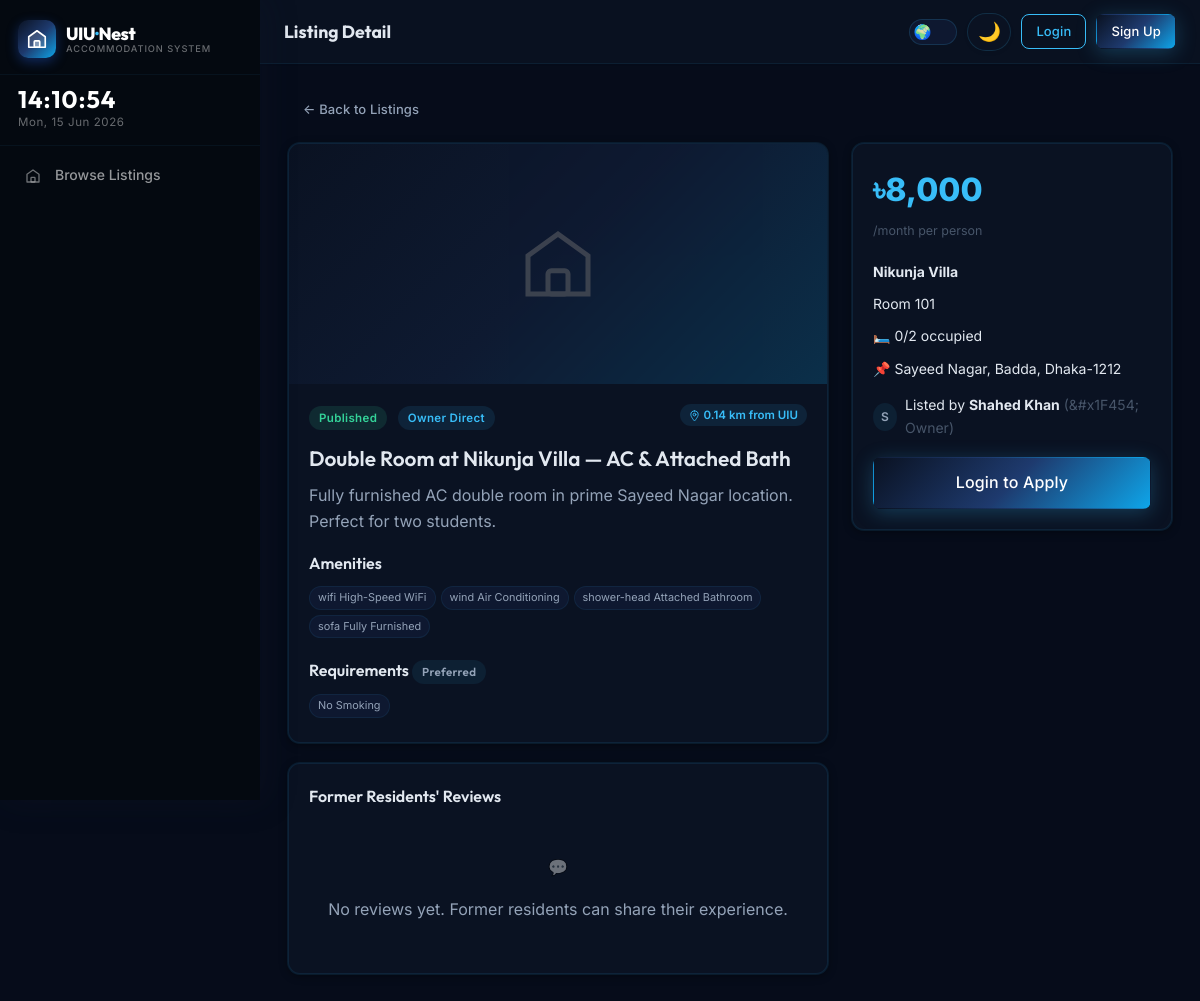
The page /pages/listing-detail.php?id=1 on the database its author committed.
### tables this page shows
CREATE TABLE `listings` (
  `id`           INT UNSIGNED NOT NULL AUTO_INCREMENT,
  `room_id`      INT UNSIGNED NOT NULL,
  `created_by`   INT UNSIGNED NOT NULL,
  `listing_type` ENUM('owner_direct','roommate_needed') NOT NULL,
  `title`        VARCHAR(255) NOT NULL,
  `description`  TEXT         DEFAULT NULL,
  `status`       ENUM('draft','pending_owner_approval','published','closed','rejected') NOT NULL DEFAULT 'draft',
  `published_at` DATETIME     DEFAULT NULL,
  `created_at`   DATETIME     NOT NULL DEFAULT CURRENT_TIMESTAMP,
  `updated_at`   DATETIME     NOT NULL DEFAULT CURRENT_TIMESTAMP ON UPDATE CURRENT_TIMESTAMP,
  `deleted_at`   DATETIME     DEFAULT NULL,
  PRIMARY KEY (`id`),
  INDEX `idx_listing_room`    (`room_id`),
  INDEX `idx_listing_creator` (`created_by`),
  INDEX `idx_listing_status`  (`status`),
  INDEX `idx_listing_deleted` (`deleted_at`),
  CONSTRAINT `fk_listing_room`    FOREIGN KEY (`room_id`)    REFERENCES `rooms` (`id`) ON DELETE CASCADE,
  CONSTRAINT `fk_listing_creator` FOREIGN KEY (`created_by`) REFERENCES `users` (`id`) ON DELETE CASCADE
);

CREATE TABLE `properties` (
  `id`                   INT UNSIGNED  NOT NULL AUTO_INCREMENT,
  `owner_id`             INT UNSIGNED  NOT NULL,
  `house_manager_id`     INT UNSIGNED  DEFAULT NULL,
  `name`                 VARCHAR(200)  NOT NULL,
  `address`              TEXT          NOT NULL,
  `location_lat`         DECIMAL(10,7) NOT NULL DEFAULT 23.7990,
  `location_lng`         DECIMAL(10,7) NOT NULL DEFAULT 90.4510,
  `description`          TEXT          DEFAULT NULL,
  `image_path`           VARCHAR(500)  DEFAULT NULL,
  `cover_photo_position` VARCHAR(30)   NOT NULL DEFAULT '50% 50%'
                           COMMENT 'CSS object-position for draggable cover crop',
  `is_active`            TINYINT(1)    NOT NULL DEFAULT 1,
  `created_at`           DATETIME      NOT NULL DEFAULT CURRENT_TIMESTAMP,
  `updated_at`           DATETIME      NOT NULL DEFAULT CURRENT_TIMESTAMP ON UPDATE CURRENT_TIMESTAMP,
  PRIMARY KEY (`id`),
  INDEX `idx_prop_owner`    (`owner_id`),
  INDEX `idx_prop_manager`  (`house_manager_id`),
  INDEX `idx_prop_location` (`location_lat`, `location_lng`),
  CONSTRAINT `fk_prop_owner`   FOREIGN KEY (`owner_id`)         REFERENCES `users` (`id`) ON DELETE CASCADE,
  CONSTRAINT `fk_prop_manager` FOREIGN KEY (`house_manager_id`) REFERENCES `users` (`id`) ON DELETE SET NULL
);

CREATE TABLE `rooms` (
  `id`                INT UNSIGNED     NOT NULL AUTO_INCREMENT,
  `property_id`       INT UNSIGNED     NOT NULL,
  `room_number`       VARCHAR(20)      NOT NULL,
  `capacity`          TINYINT UNSIGNED NOT NULL DEFAULT 1,
  `current_occupancy` TINYINT UNSIGNED NOT NULL DEFAULT 0,
  `rent_amount`       DECIMAL(10,2)    NOT NULL,
  `amenities_json`    JSON             DEFAULT NULL,
  `description`       TEXT             DEFAULT NULL,
  `image_path`        VARCHAR(500)     DEFAULT NULL,
  `is_active`         TINYINT(1)       NOT NULL DEFAULT 1,
  `created_at`        DATETIME         NOT NULL DEFAULT CURRENT_TIMESTAMP,
  `updated_at`        DATETIME         NOT NULL DEFAULT CURRENT_TIMESTAMP ON UPDATE CURRENT_TIMESTAMP,
  PRIMARY KEY (`id`),
  INDEX `idx_room_property` (`property_id`),
  INDEX `idx_room_rent`     (`rent_amount`),
  CONSTRAINT `fk_room_property` FOREIGN KEY (`property_id`) REFERENCES `properties` (`id`) ON DELETE CASCADE
);

CREATE TABLE `users` (
  `id`                INT UNSIGNED    NOT NULL AUTO_INCREMENT,
  `full_name`         VARCHAR(120)    NOT NULL,
  `email`             VARCHAR(255)    NOT NULL,
  `password_hash`     VARCHAR(255)    NOT NULL,
  `phone`             VARCHAR(20)     DEFAULT NULL,
  `role`              ENUM('guest','student','tenant','owner','admin') NOT NULL DEFAULT 'student',
  `email_verified_at` DATETIME        DEFAULT NULL,
  `avatar_path`       VARCHAR(500)    DEFAULT NULL,
  `student_id`        VARCHAR(30)     DEFAULT NULL,
  `department`        VARCHAR(100)    DEFAULT NULL,
  `year_of_study`     TINYINT UNSIGNED DEFAULT NULL,
  `gender`            ENUM('male','female','other') DEFAULT NULL,
  `bio`               TEXT            DEFAULT NULL,
  `is_active`         TINYINT(1)      NOT NULL DEFAULT 1,
  `created_at`        DATETIME        NOT NULL DEFAULT CURRENT_TIMESTAMP,
  `updated_at`        DATETIME        NOT NULL DEFAULT CURRENT_TIMESTAMP ON UPDATE CURRENT_TIMESTAMP,
  PRIMARY KEY (`id`),
  UNIQUE KEY `uk_users_email` (`email`),
  INDEX `idx_users_role` (`role`)
);

### includes/auth.php (called while the page is built, shortened)
<?php
require_once __DIR__ . '/../includes/functions.php';
function isLoggedIn(): bool {
    return isset($_SESSION['user_id']);
}

### pages/listing-detail.php (the view, shortened to what this page needs)
<?php
require_once __DIR__ . '/../includes/header.php';
$db        = getDB();
$listingId = (int)($_GET['id'] ?? 0);
$stmt = $db->prepare(
    'SELECT l.*, r.rent_amount, r.capacity, r.current_occupancy, r.amenities_json, r.room_number, r.description AS room_desc,
            p.name AS property_name, p.id AS property_id, p.address, p.location_lat, p.location_lng, p.description AS prop_desc,
            u.full_name AS creator_name, u.role AS creator_role, u.avatar_path AS creator_avatar
     FROM listings l
     JOIN rooms r ON r.id = l.room_id
     JOIN properties p ON p.id = r.property_id
     JOIN users u ON u.id = l.created_by
     WHERE l.id = ?'
);
$stmt->execute([$listingId]);
$listing = $stmt->fetch();
$imgStmt = $db->prepare('SELECT image_path, is_cover FROM property_images WHERE property_id = ? ORDER BY is_cover DESC, sort_order ASC');
$imgStmt->execute([$listing['property_id']]);
$propertyImages = $imgStmt->fetchAll();
$reqStmt = $db->prepare('SELECT * FROM listing_requirements WHERE listing_id = ?');
$reqStmt->execute([$listingId]);
$req = $reqStmt->fetch();
$alreadyApplied = false; $userApp = null;
$reviews = [];
$amenities = json_decode($listing['amenities_json'] ?: '[]', true);
$dist      = distanceFromUIU((float)$listing['location_lat'], (float)$listing['location_lng']);
$canApply  = isLoggedIn() && !$alreadyApplied && $listing['status'] === 'published'
             && ($_SESSION['user_id'] ?? 0) != $listing['created_by'];
?>
<a href="<?= APP_URL ?>/pages/dashboard.php" class="btn btn-ghost btn-sm" style="margin-bottom:16px;">← Back to Listings</a>
<div class="detail-grid">
    <div>
        <div class="card" style="overflow:hidden;margin-bottom:20px;">
            <?php if (count($propertyImages) > 0): ?>
            <?php
            $lbImages = array_map(function($img) {
                return ['src' => APP_URL . '/' . $img['image_path'], 'alt' => 'Property Photo'];
            }, $propertyImages);
            $lbJson = json_encode($lbImages);
            ?>
            <div class="gallery" id="propertyGallery">
                <div class="gallery-main cover-photo-wrap">
                    <img id="coverPhotoImg"
                         src="<?= APP_URL ?>/<?= htmlspecialchars($propertyImages[0]['image_path']) ?>"
                         alt="Property"
                         data-lightbox="gallery"
                         data-src="<?= APP_URL . '/' . htmlspecialchars($propertyImages[0]['image_path']) ?>"
                         data-alt="Property Cover"
                         style="object-position:<?= htmlspecialchars($listing['cover_photo_position'] ?? '50% 50%') ?>">
                </div>
                <?php for ($i = 1; $i < min(3, count($propertyImages)); $i++): ?>
                <div class="gallery-thumb">
                    <img src="<?= APP_URL ?>/<?= htmlspecialchars($propertyImages[$i]['image_path']) ?>"
                         alt="Photo <?= $i + 1 ?>"
                         data-lightbox="gallery"
                         data-src="<?= APP_URL . '/' . htmlspecialchars($propertyImages[$i]['image_path']) ?>"
                         data-alt="Photo <?= $i + 1 ?>">
                </div>
                <?php endfor; ?>
                <?php if (count($propertyImages) < 3): ?>
                <div class="gallery-thumb gallery-placeholder"><svg viewBox="0 0 24 24" fill="none" stroke="currentColor" stroke-width="1.5" style="width:48px;height:48px;opacity:.3"><path d="M3 9.5L12 3l9 6.5V21H3V9.5z"/><rect x="9" y="14" width="6" height="7" rx="1"/></svg></div>
                <?php endif; ?>
            </div>
            <script>
            /* Task 3 — Cover photo position adjuster (owners only) */
            document.addEventListener('DOMContentLoaded', function() {
                CoverPhoto.init({
                    imgEl:      document.getElementById('coverPhotoImg'),
                    propertyId: <?= (int)$listing['property_id'] ?>,
                    editable:   <?= (isLoggedIn() && ($_SESSION['user_id'] ?? 0) == $listing['created_by'] || hasAnyRole(['owner','admin'])) ? 'true' : 'false' ?>
                });
            });
            </script>
            <?php else: ?>
            <div style="height:240px;background:var(--accent-gradient);display:flex;align-items:center;justify-content:center;opacity:0.2;"><svg viewBox="0 0 24 24" fill="none" stroke="#fff" stroke-width="1.5" style="width:80px;height:80px;"><path d="M3 9.5L12 3l9 6.5V21H3V9.5z"/><rect x="9" y="14" width="6" height="7" rx="1"/></svg></div>
            <?php endif; ?>
            <div class="card-body">
                <div style="display:flex;justify-content:space-between;align-items:start;flex-wrap:wrap;gap:8px;margin-bottom:12px;">
                    <div>
                        <?= getListingStatusBadge($listing['status']) ?>
                        <span class="badge <?= $listing['listing_type'] === 'roommate_needed' ? 'badge-enrolled' : 'badge-draft' ?>" style="margin-left:6px;">
                            <?= $listing['listing_type'] === 'roommate_needed' ? 'Roommate Needed' : 'Owner Direct' ?>
                        </span>
                    </div>
                    <span class="distance-pill"><svg viewBox="0 0 24 24" fill="none" stroke="currentColor" stroke-width="2" stroke-linecap="round" stroke-linejoin="round" style="width:11px;height:11px;display:inline;vertical-align:middle;"><circle cx="12" cy="10" r="3"/><path d="M12 2a8 8 0 00-8 8c0 5.25 8 14 8 14s8-8.75 8-14a8 8 0 00-8-8z"/></svg> <?= $dist ?> km from UIU</span>
                </div>
                <h2 style="margin-bottom:8px;"><?= sanitizeInput($listing['title']) ?></h2>
                <p style="margin-bottom:16px;"><?= nl2br(sanitizeInput($listing['description'] ?? '')) ?></p>
                <h3 style="margin-bottom:10px;">Amenities</h3>
                <div class="listing-card-amenities" style="margin-bottom:20px;">
                    <?php foreach ($amenities as $a): ?>
                        <span class="amenity-tag"><?= getAmenityLabel($a) ?></span>
                    <?php endforeach; ?>
                </div>
                <?php if ($req): ?>
                <h3 style="margin-bottom:10px;">Requirements
                    <?= $req['is_mandatory'] ? '<span class="badge badge-rejected">Mandatory</span>' : '<span class="badge badge-default">Preferred</span>' ?>
                </h3>
                <div style="display:flex;gap:8px;flex-wrap:wrap;font-size:0.875rem;margin-bottom:4px;">
                    <span class="amenity-tag"><?= $req['smoking_allowed'] ? 'Smoking OK' : 'No Smoking' ?></span>
                </div>
                <?php endif; ?>
            </div>
        </div>
        <div class="card">
            <div class="card-body">
                <div style="display:flex;align-items:center;justify-content:space-between;margin-bottom:16px;">
                    <h3>Former Residents' Reviews</h3>
                </div>
                <?php if (count($reviews) === 0): ?>
                <div class="empty-state" style="padding:30px 0;">
                    <div class="empty-state-icon">💬</div>
                    <p>No reviews yet. Former residents can share their experience.</p>
                </div>
                <?php endif; ?>
            </div>
        </div>
    </div>
    <div class="detail-aside">
        <div class="card card-glass">
            <div class="card-body">
                <div style="font-size:2rem;font-weight:800;color:var(--accent);margin-bottom:2px;"><?= formatRent($listing['rent_amount']) ?></div>
                <small>/month per person</small>
                <div style="margin:18px 0;display:flex;flex-direction:column;gap:10px;font-size:0.875rem;">
                    <div> <strong><?= sanitizeInput($listing['property_name']) ?></strong></div>
                    <div>Room <?= sanitizeInput($listing['room_number']) ?></div>
                    <div>🛏️ <?= $listing['current_occupancy'] ?>/<?= $listing['capacity'] ?> occupied</div>
                    <div>📌 <?= sanitizeInput($listing['address']) ?></div>
                    <div style="display:flex;align-items:center;gap:8px;margin-top:4px;">
                        <?php if (!empty($listing['creator_avatar']) && file_exists(APP_ROOT . '/' . $listing['creator_avatar'])): ?>
                            <img src="<?= APP_URL . '/' . htmlspecialchars($listing['creator_avatar']) ?>" style="width:28px;height:28px;border-radius:50%;object-fit:cover;">
                        <?php else: ?>
                            <div style="width:28px;height:28px;border-radius:50%;background:var(--border);color:var(--text-secondary);display:inline-flex;align-items:center;justify-content:center;font-size:12px;font-weight:600;">
                                <?= strtoupper(substr($listing['creator_name'] ?? 'U', 0, 1)) ?>
                            </div>
                        <?php endif; ?>
                        <div>Listed by <strong><?= sanitizeInput($listing['creator_name']) ?></strong> <span style="color:var(--text-tertiary);">(&#x<?= $listing['creator_role'] === 'owner' ? '1F454' : '1F464' ?>; <?= ucfirst($listing['creator_role']) ?>)</span></div>
                    </div>
                </div>
                <?php if ($canApply): ?>
                    <button class="btn btn-primary btn-lg" style="width:100%;" onclick="Modal.open('applyModal')">Apply Now</button>
                <?php elseif (!isLoggedIn()): ?>
                    <a href="<?= APP_URL ?>/pages/login.php" class="btn btn-primary btn-lg" style="width:100%;">Login to Apply</a>
                <?php endif; ?>
            </div>
        </div>
    </div>
</div>
<?php require_once __DIR__ . '/../includes/footer.php'; ?>

### includes/functions.php (shortened to what this page needs)
<?php
function calculateDistance(float $lat1, float $lng1, float $lat2, float $lng2): float {
    $R = 6371;
    $dLat = deg2rad($lat2 - $lat1);
    $dLng = deg2rad($lng2 - $lng1);
    $a = sin($dLat/2)**2 + cos(deg2rad($lat1)) * cos(deg2rad($lat2)) * sin($dLng/2)**2;
    return round($R * 2 * atan2(sqrt($a), sqrt(1 - $a)), 2);
}
function distanceFromUIU(float $lat, float $lng): float {
    return calculateDistance(UIU_LAT, UIU_LNG, $lat, $lng);
}
function sanitizeInput(string $input): string {
    return htmlspecialchars(trim($input), ENT_QUOTES, 'UTF-8');
}
function formatRent(float $amount): string {
    return '৳' . number_format($amount, 0);
}
function getListingStatusBadge(string $status): string {
    $map = [
        'draft'                  => ['Draft', 'badge-draft'],
        'pending_owner_approval' => ['Pending Approval', 'badge-pending'],
        'published'              => ['Published', 'badge-published'],
        'closed'                 => ['Closed', 'badge-closed'],
        'rejected'               => ['Rejected', 'badge-rejected'],
    ];
    $info = $map[$status] ?? [$status, 'badge-default'];
    return '<span class="badge ' . $info[1] . '">' . $info[0] . '</span>';
}
function getAmenityLabel(string $slug): string {
    static $cache = null;
    if ($cache === null) {
        $db = getDB();
        $stmt = $db->query('SELECT slug, icon, label FROM amenities WHERE is_active = 1 ORDER BY sort_order');
        $cache = [];
        foreach ($stmt as $row) {
            $cache[$row['slug']] = $row['icon'] . ' ' . $row['label'];
        }
    }
    return $cache[$slug] ?? ucfirst(str_replace('_', ' ', $slug));
}

### rows shown on the page
listings: status "Published", properties.location_lat+location_lng "0.14", title "Double Room at Nikunja Villa — AC & Attached Bath", description "Fully furnished AC double room in prime Sayeed Nagar location. Perfect for two students.", room.amenities_json "wind Air Conditioning", room.amenities_json "shower-head Attached Bathroom", room.amenities_json "sofa Fully Furnished", room.rent_amount "৳8,000", properties.name "Nikunja Villa", room.room_number "101", room.current_occupancy "0", room.capacity "2", properties.address "Sayeed Nagar, Badda, Dhaka-1212", created_by.full_name "S", created_by.full_name "Shahed Khan", created_by.role "Owner"

### other values the page prints
$pageName "Listing Detail"
getAmenityLabel($a) "wifi High-Speed WiFi"
